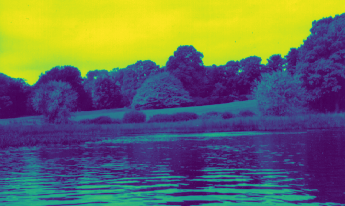
#> input picture aaa.png, 345 x 206 px, given in place of test.jpg, which was not available
$ python corresponding.py
#> lines starting #> are read from the running program, lines starting #| are printed output that depends on the picture; long printed decimals are rounded; pictures that were not available may be replaced by others from this repository, and a replacement may not be noted
import numpy as np
import matplotlib.pyplot as plt

#load image as matrix
def load_image_as_matrix(path):
#> called with path = 'test.jpg'
    image = plt.imread(path)
#> image is the input picture: shape (206, 345, 4) float32; mean R, G, B, A 0.417, 0.433, 0.378, 1
    if image.ndim == 3:
        image = np.mean(image, axis=2)
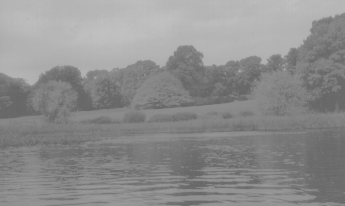
#> image: shape (206, 345) float32; min 0.4, max 0.76, mean 0.557
#> call 2 of load_image_as_matrix, with path = 'test2.png'
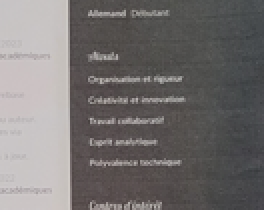
#> input picture test2.png, 132 x 105 px (shown 2 times larger)
#> in load_image_as_matrix, image is the input picture: shape (105, 132, 4) float32; mean R, G, B, A 0.455, 0.441, 0.438, 1
#> in load_image_as_matrix (call 2), `image = np.mean(image, axis=2)`:
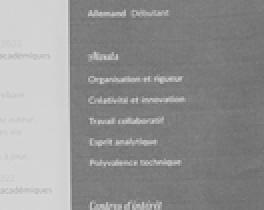
#> image: shape (105, 132) float32 (shown 2 times larger); min 0.425, max 0.852, mean 0.583

    return image

#normalisation of a matrix norm = (value - mean) / (ecart_type + e) to make image comparable
def normalize(matrix):
    return (matrix - np.mean(matrix)) / (np.std(matrix) + 1e-5)
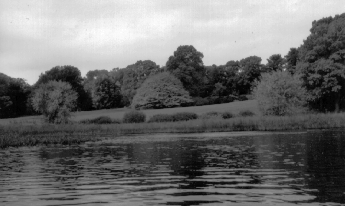
#> returned value: shape (206, 345) float32; min -1.47, max 1.9, mean -1.67e-07; drawn with min black and max white


#optimized function to find the position of a small image within a larger image using normalized cross-correlation
def find_subimage_optimized(large_image, small_image, threshold=0.9):

    large_image_norm = normalize(large_image)
    small_image_norm = normalize(small_image)
#> in normalize (call 2), `return (matrix - np.mean(matrix)) / (np.std(matrix) + 1e-5)`:
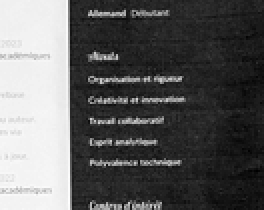
#> returned value: shape (105, 132) float32 (shown 2 times larger); min -1.04, max 1.77, mean -1.95e-07; drawn with min black and max white


    large_h, large_w = large_image.shape
#> large_h = 206; large_w = 345
    small_h, small_w = small_image.shape
#> small_h = 105; small_w = 132


    correlation_map = np.zeros((large_h - small_h + 1, large_w - small_w + 1))

   # correlation sweep over the large image
    for i in range(correlation_map.shape[0]):
        for j in range(correlation_map.shape[1]):
            sub_matrix = large_image_norm[i:i + small_h, j:j + small_w]

            correlation_map[i, j] = np.sum(sub_matrix * small_image_norm)
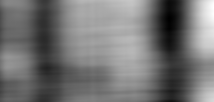
#> correlation_map: shape (102, 214) float64; min -1651, max 2582, mean 278.5; drawn with min black and max white

   # and now we check for the maximum correlation value that would indicate the best match
    max_corr = np.unravel_index(np.argmax(correlation_map), correlation_map.shape)
#> max_corr = (7, 213)
    max_value = np.max(correlation_map)
#> max_value = 2582

    if max_value >= threshold:
        print(f"match found at position: {max_corr} with similarity {max_value}")
#| match found at position: (7, 213) with similarity 2581.981
        return max_corr
    else:
        print("no strong match found.")
        return None

#load images
large_image = load_image_as_matrix('test.jpg')

small_image = load_image_as_matrix('test2.png')

#search for the small image in the large image
position = find_subimage_optimized(large_image, small_image)
#> position = (7, 213)

#visualization of the result
if position:
    a = plt.imshow(large_image, cmap='gray')
    plt.gca().add_patch(plt.Rectangle((position[1], position[0]), small_image.shape[1], small_image.shape[0], edgecolor='red', facecolor='none', lw=2))
    plt.title('Correspondance trouvée')
    plt.axis('off')
    plt.show()
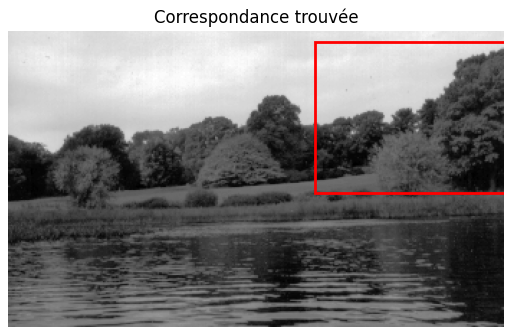
#> figure drawn by matplotlib, 1 panel

'''

import requests

MCP_BASE_URL = "http://127.0.0.1:8000/mcp"

def list_tools():
    url = f"{MCP_BASE_URL}/tools"
    headers = {
        "Accept": "application/json",
        "Content-Type": "application/json"
    }

    try:
        response = requests.get(url, headers=headers)
        response.raise_for_status()
        tools = response.json()
        print("\n Tools MCP enregistrés :\n")
        for tool in tools:
            print(f" {tool['name']}")
            print(f"    Endpoint : {MCP_BASE_URL}/tools/{tool['name']}")
            print(f"    Input type : {tool['input_type']}")
            print(f"    Output type : {tool['output_type']}\n")
    except Exception as e:
        print(" Erreur lors de la récupération des tools MCP :", e)

if __name__ == "__main__":
    list_tools()
    '''
